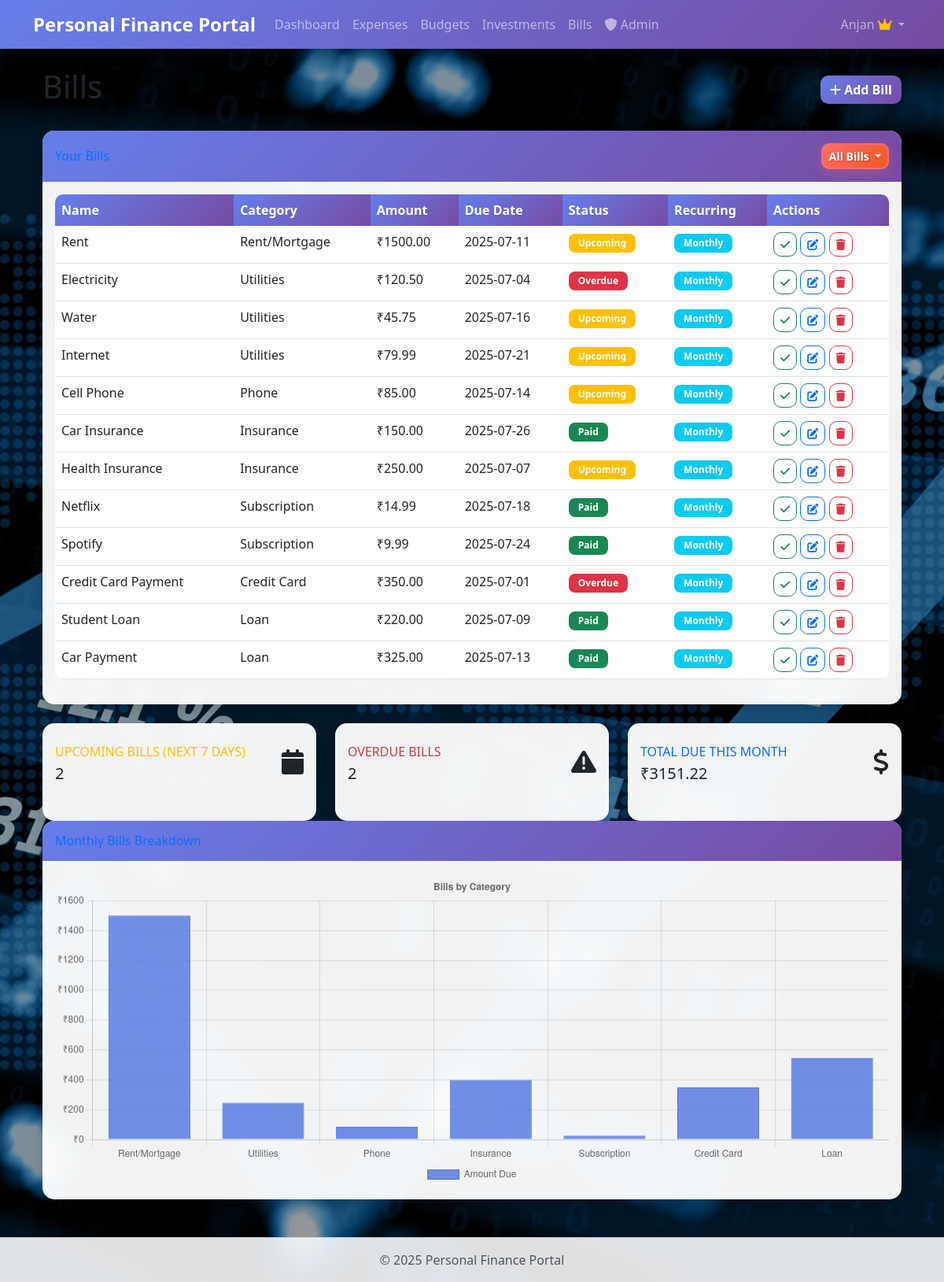
The app's page /bills/ (signed in), older data.
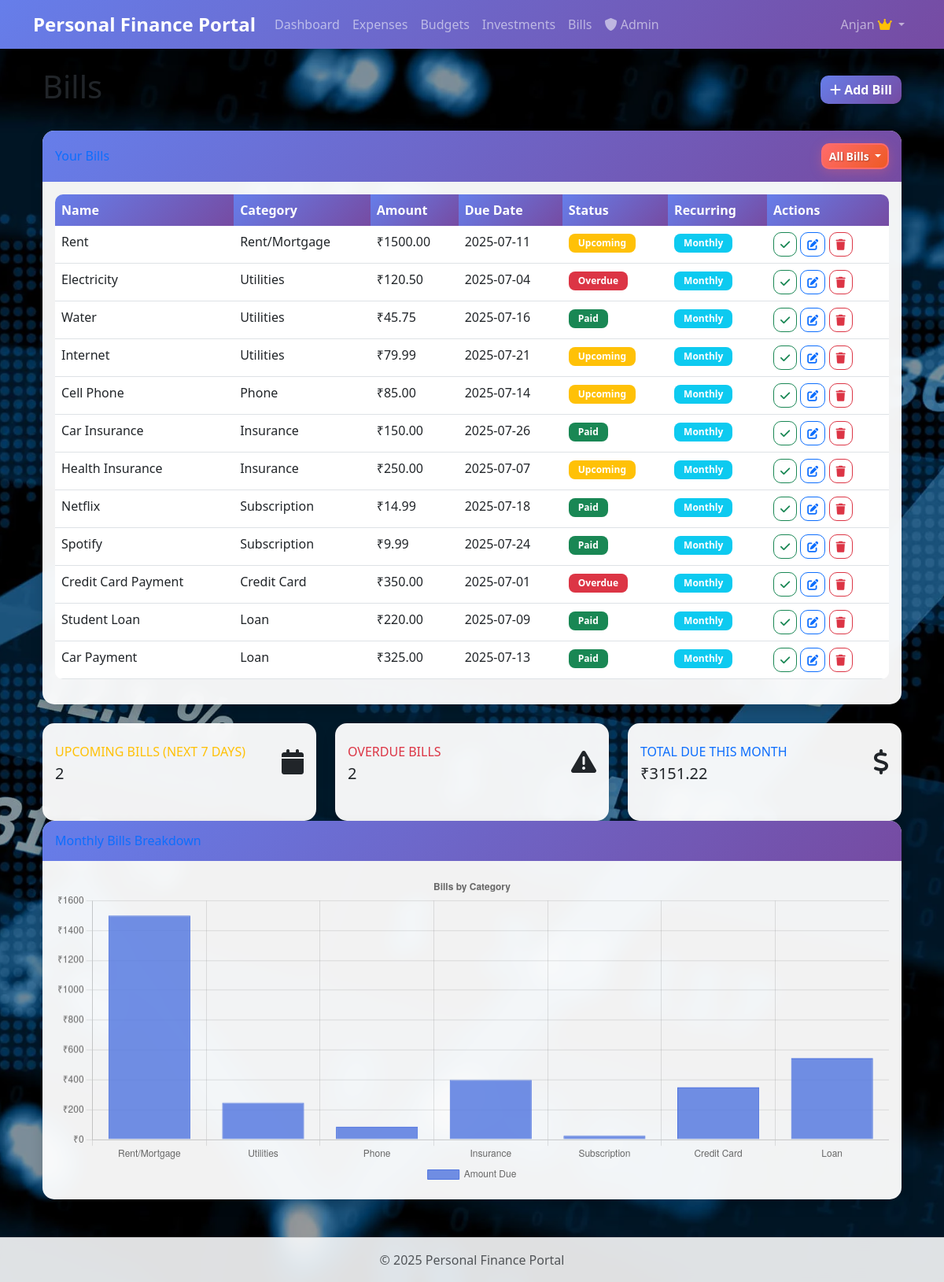
The same page, newer data.
### app/models/user.py (models this page shows, shortened)
class User(db.Model, UserMixin):
    id = db.Column(db.Integer, primary_key=True)
    username = db.Column(db.String(64), index=True, unique=True)
    email = db.Column(db.String(120), index=True, unique=True)
    password_hash = db.Column(db.String(128))
    created_at = db.Column(db.DateTime, default=datetime.utcnow)
    is_admin = db.Column(db.Boolean, default=False)
    is_active = db.Column(db.Boolean, default=False)  # Users need admin approval
    approved_at = db.Column(db.DateTime, nullable=True)
    approved_by = db.Column(db.Integer, db.ForeignKey('user.id'), nullable=True)
    expenses = db.relationship('Expense', backref='user', lazy='dynamic')
    budgets = db.relationship('Budget', backref='user', lazy='dynamic')
    investments = db.relationship('Investment', backref='user', lazy='dynamic')
    bills = db.relationship('Bill', backref='user', lazy='dynamic')

### app/models/bill.py (models this page shows, shortened)
class Bill(db.Model):
    id = db.Column(db.Integer, primary_key=True)
    user_id = db.Column(db.Integer, db.ForeignKey('user.id'), nullable=False)
    name = db.Column(db.String(100), nullable=False)
    category = db.Column(db.String(50), nullable=False)
    amount = db.Column(db.Float, nullable=False)
    due_date = db.Column(db.DateTime, nullable=False)
    status = db.Column(db.String(20), nullable=False, default='Upcoming')  # Upcoming, Paid, Overdue
    is_recurring = db.Column(db.Boolean, nullable=False, default=False)
    recurrence_frequency = db.Column(db.String(20), nullable=True)  # Weekly, Monthly, Quarterly, Yearly

### app/routes/bills.py (the view)
@bills_bp.route('/')
@login_required
def index():
    bills_exist = Bill.query.filter_by(user_id=current_user.id).first() is not None
    if not bills_exist:
        create_sample_bills()
    filter_type = request.args.get('filter', 'all')
    query = Bill.query.filter_by(user_id=current_user.id)
    if filter_type == 'upcoming':
        query = query.filter(Bill.status == 'Upcoming')
    elif filter_type == 'paid':
        query = query.filter(Bill.status == 'Paid')
    elif filter_type == 'overdue':
        query = query.filter(Bill.status == 'Overdue')
    bills = query.all()
    today = datetime.now().date()
    upcoming_count = 0
    overdue_count = 0
    total_due_month = 0
    bill_categories = []
    category_amounts = []
    category_totals = {}
    for bill in bills:
        if bill.status != 'Paid' and (bill.due_date.date() - today).days <= 7 and (bill.due_date.date() - today).days >= 0:
            upcoming_count += 1
        if bill.status == 'Overdue':
            overdue_count += 1
        if bill.due_date.year == today.year and bill.due_date.month == today.month:
            total_due_month += bill.amount
        if bill.category in category_totals:
            category_totals[bill.category] += bill.amount
        else:
            category_totals[bill.category] = bill.amount
    for category, amount in category_totals.items():
        bill_categories.append(category)
        category_amounts.append(amount)
    return render_template('bills/index.html',
                          title='Bills',
                          bills=bills,
                          upcoming_count=upcoming_count,
                          overdue_count=overdue_count,
                          total_due_month=total_due_month,
                          bill_categories=bill_categories,
                          category_amounts=category_amounts,
                          active_filter=filter_type)

### app/templates/bills/index.html (shortened to what this page needs)
{% extends "base.html" %}
{% block content %}
<div class="container mt-4">
    <div class="d-flex justify-content-between align-items-center mb-4">
        <h1>Bills</h1>
        <button type="button" class="btn btn-primary" data-bs-toggle="modal" data-bs-target="#addBillModal">
            <i class="fas fa-plus"></i> Add Bill
        </button>
    </div>
    {% if bills %}
    <div class="card shadow mb-4">
        <div class="card-header py-3 d-flex justify-content-between align-items-center">
            <h6 class="m-0 font-weight-bold text-primary">Your Bills</h6>
            <div class="dropdown">
                <button class="btn btn-sm btn-outline-secondary dropdown-toggle" type="button" id="filterDropdown"
                    data-bs-toggle="dropdown" aria-expanded="false">
                    {% if active_filter == 'all' %}
                    All Bills
                    {% elif active_filter == 'upcoming' %}
                    Upcoming Bills
                    {% elif active_filter == 'paid' %}
                    Paid Bills
                    {% elif active_filter == 'overdue' %}
                    Overdue Bills
                    {% else %}
                    Filter
                    {% endif %}
                </button>
            </div>
        </div>
        <div class="card-body">
            <div class="table-responsive">
                <table class="table table-hover">
                    <thead>
                        <tr>
                            <th>Name</th>
                            <th>Category</th>
                            <th>Amount</th>
                            <th>Due Date</th>
                            <th>Status</th>
                            <th>Recurring</th>
                            <th>Actions</th>
                        </tr>
                    </thead>
                    <tbody>
                        {% for bill in bills %}
                        <tr>
                            <td>{{ bill.name }}</td>
                            <td>{{ bill.category }}</td>
                            <td>₹{{ "%.2f"|format(bill.amount) }}</td>
                            <td>{{ bill.due_date.strftime('%Y-%m-%d') }}</td>
                            <td>
                                {% if bill.status == 'Paid' %}
                                <span class="badge bg-success">Paid</span>
                                {% elif bill.status == 'Overdue' %}
                                <span class="badge bg-danger">Overdue</span>
                                {% else %}
                                <span class="badge bg-warning">Upcoming</span>
                                {% endif %}
                            </td>
                            <td>
                                {% if bill.is_recurring %}
                                <span class="badge bg-info">{{ bill.recurrence_frequency }}</span>
                                {% else %}
                                <span class="badge bg-secondary">No</span>
                                {% endif %}
                            </td>
                            <td>
                                <button class="btn btn-sm btn-outline-success" data-bs-toggle="modal"
                                    data-bs-target="#markPaidModal{{ bill.id }}">
                                    <i class="fas fa-check"></i>
                                </button>
                                <button class="btn btn-sm btn-outline-primary" data-bs-toggle="modal"
                                    data-bs-target="#editBillModal{{ bill.id }}">
                                    <i class="fas fa-edit"></i>
                                </button>
                                <button class="btn btn-sm btn-outline-danger" data-bs-toggle="modal"
                                    data-bs-target="#deleteBillModal{{ bill.id }}">
                                    <i class="fas fa-trash"></i>
                                </button>
                            </td>
                        </tr>
                        {% endfor %}
                    </tbody>
                </table>
            </div>
        </div>
    </div>
    {% else %}
    <div class="alert alert-info">
        You haven't added any bills yet. Click the "Add Bill" button to get started.
    </div>
    {% endif %}
    <div class="row">
        <div class="col-md-4">
            <div class="card border-left-warning shadow h-100 py-2 mb-4">
                <div class="card-body">
                    <div class="row no-gutters align-items-center">
                        <div class="col mr-2">
                            <div class="text-xs font-weight-bold text-warning text-uppercase mb-1">
                                Upcoming Bills (Next 7 Days)</div>
                            <div class="h5 mb-0 font-weight-bold text-gray-800">{{ upcoming_count }}</div>
                        </div>
                        <div class="col-auto">
                            <i class="fas fa-calendar fa-2x text-gray-300"></i>
                        </div>
                    </div>
                </div>
            </div>
        </div>
        <div class="col-md-4">
            <div class="card border-left-danger shadow h-100 py-2 mb-4">
                <div class="card-body">
                    <div class="row no-gutters align-items-center">
                        <div class="col mr-2">
                            <div class="text-xs font-weight-bold text-danger text-uppercase mb-1">
                                Overdue Bills</div>
                            <div class="h5 mb-0 font-weight-bold text-gray-800">{{ overdue_count }}</div>
                        </div>
                        <div class="col-auto">
                            <i class="fas fa-exclamation-triangle fa-2x text-gray-300"></i>
                        </div>
                    </div>
                </div>
            </div>
        </div>
        <div class="col-md-4">
            <div class="card border-left-primary shadow h-100 py-2 mb-4">
                <div class="card-body">
                    <div class="row no-gutters align-items-center">
                        <div class="col mr-2">
                            <div class="text-xs font-weight-bold text-primary text-uppercase mb-1">
                                Total Due This Month</div>
                            <div class="h5 mb-0 font-weight-bold text-gray-800">₹{{ "%.2f"|format(total_due_month) }}
                            </div>
                        </div>
                        <div class="col-auto">
                            <i class="fas fa-dollar-sign fa-2x text-gray-300"></i>
                        </div>
                    </div>
                </div>
            </div>
        </div>
    </div>
    <div class="card shadow mb-4">
        <div class="card-header py-3">
            <h6 class="m-0 font-weight-bold text-primary">Monthly Bills Breakdown</h6>
        </div>
        <div class="card-body">
            <canvas id="billsChart" width="800" height="300"></canvas>
        </div>
    </div>
</div>
<script>
    document.addEventListener('DOMContentLoaded', function () {
        // Toggle recurrence options based on checkbox
        const isRecurringCheckbox = document.getElementById('is_recurring');
        const recurrenceOptions = document.getElementById('recurrenceOptions');
        if (isRecurringCheckbox && recurrenceOptions) {
            isRecurringCheckbox.addEventListener('change', function () {
                recurrenceOptions.style.display = this.checked ? 'block' : 'none';
            });
        }
        // Bills Chart
        var billsCtx = document.getElementById('billsChart').getContext('2d');
        var billsChart = new Chart(billsCtx, {
            type: 'bar',
            data: {
                labels: {{ bill_categories| tojson }},
        datasets: [{
            label: 'Amount Due',
            data: {{ category_amounts| tojson }},
        backgroundColor: 'rgba(78, 115, 223, 0.8)',
        borderColor: 'rgba(78, 115, 223, 1)',
        borderWidth: 1
            }]
        },
        options: {
        scales: {
            y: {
                beginAtZero: true,
                ticks: {
                    callback: function (value) {
                        return '₹' + value;
                    }
                }
            }
        },
        plugins: {
            title: {
                display: true,
                text: 'Bills by Category'
            },
            legend: {
                position: 'bottom'
            }
        }
    }
    });
});
</script>
{% endblock %}

### app/templates/base.html (shortened to what this page needs)
<!DOCTYPE html>
<html lang="en">
<head>
    <link href="https://cdn.jsdelivr.net/npm/bootstrap@5.3.0-alpha1/dist/css/bootstrap.min.css" rel="stylesheet">
    <link rel="stylesheet" href="https://cdnjs.cloudflare.com/ajax/libs/font-awesome/6.0.0/css/all.min.css">
    <link rel="stylesheet" href="{{ url_for('static', filename='css/style.css') }}">
</head>
<body class="{% if request.endpoint == 'dashboard.index' %}dashboard-page{% elif request.endpoint == 'expenses.index' %}expenses-page{% elif request.endpoint == 'budgets.index' %}budgets-page{% elif request.endpoint == 'investments.index' %}investments-page{% elif request.endpoint == 'bills.index' %}bills-page{% endif %}">
    <nav class="navbar navbar-expand-lg navbar-dark bg-primary">
        <div class="container">
            <a class="navbar-brand" href="{{ url_for('dashboard.index') }}">{{ config.APP_NAME }}</a>
            <div class="collapse navbar-collapse" id="navbarNav">
                <ul class="navbar-nav me-auto">
                    {% if current_user.is_authenticated %}
                    <li class="nav-item">
                        <a class="nav-link" href="{{ url_for('dashboard.index') }}">Dashboard</a>
                    </li>
                    <li class="nav-item">
                        <a class="nav-link" href="{{ url_for('expenses.index') }}">Expenses</a>
                    </li>
                    <li class="nav-item">
                        <a class="nav-link" href="{{ url_for('budgets.index') }}">Budgets</a>
                    </li>
                    <li class="nav-item">
                        <a class="nav-link" href="{{ url_for('investments.index') }}">Investments</a>
                    </li>
                    <li class="nav-item">
                        <a class="nav-link" href="{{ url_for('bills.index') }}">Bills</a>
                    </li>
                    {% if current_user.is_admin %}
                    <li class="nav-item">
                        <a class="nav-link" href="{{ url_for('admin.index') }}">
                            <i class="fas fa-shield-alt"></i> Admin
                        </a>
                    </li>
                    {% endif %}
                    {% endif %}
                </ul>
                <ul class="navbar-nav">
                    {% if current_user.is_authenticated %}
                    <li class="nav-item dropdown">
                        <a class="nav-link dropdown-toggle" href="#" id="userDropdown" role="button"
                            data-bs-toggle="dropdown">
                            {{ current_user.username }}
                            {% if current_user.is_admin %}
                            <i class="fas fa-crown text-warning"></i>
                            {% endif %}
                        </a>
                    </li>
                    {% endif %}
                </ul>
            </div>
        </div>
    </nav>
    <main class="container mt-4">
        {% block content %}{% endblock %}
    </main>
    <footer class="footer mt-5 py-3 bg-light">
        <div class="container text-center">
            <span class="text-muted">© {{ now.year }} {{ config.APP_NAME }}</span>
        </div>
    </footer>
</body>
</html>

Row changes from the older to the newer data that the page shows:
changed Bill "Water": status "Upcoming" → "Paid"
